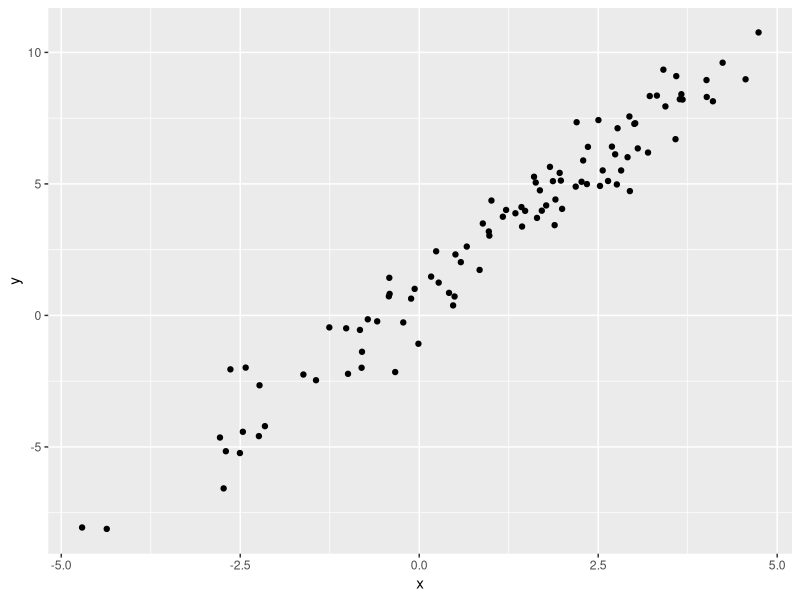

The R source for this figure:
## ---- chunk 1
library(tidyverse)
## ---- chunk 2
plot_df = 
  tibble(
    x = rnorm(100, mean = 1, sd = 2),
    y = 1 + 2* x + rnorm(100)
  )
## ---- chunk 3
plot_df |> 
  ggplot(aes(x, y)) +
  geom_point()
